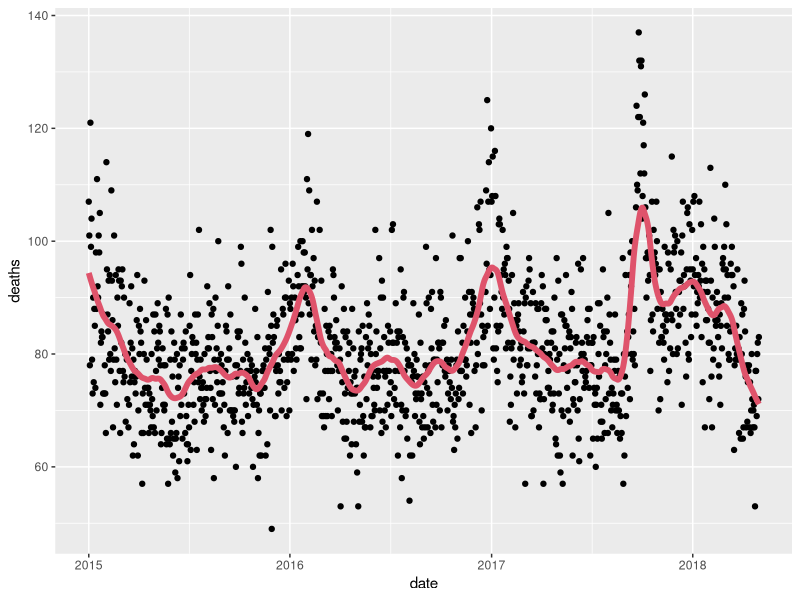
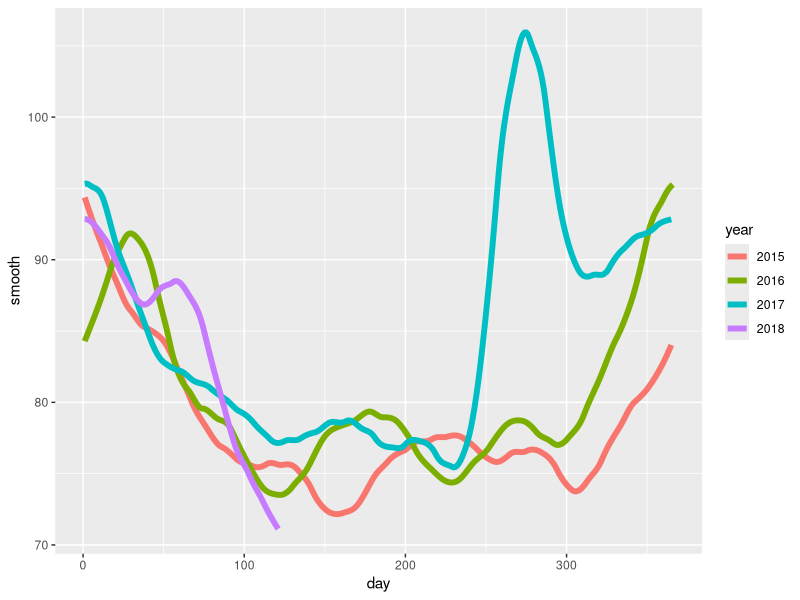

Source code (R) for these figures, in order:
## ---- chunk 1
knitr::opts_chunk$set(echo = TRUE)
## ---- chunk 2
library(tidyverse)
library(lubridate)
library(purrr)
library(pdftools)

fn <- system.file("extdata", "RD-Mortality-Report_2015-18-180531.pdf", package="dslabs")
dat <- map_df(str_split(pdf_text(fn), "\n"), function(s){
  s <- str_trim(s)
  header_index <- str_which(s, "2015")[1]
  tmp <- str_split(s[header_index], "\\s+", simplify = TRUE)
  month <- tmp[1]
  header <- tmp[-1]
  tail_index  <- str_which(s, "Total")
  n <- str_count(s, "\\d+")
  out <- c(1:header_index, which(n==1), which(n>=28), tail_index:length(s))
  s[-out] %>%
    str_remove_all("[^\\d\\s]") %>%
    str_trim() %>%
    str_split_fixed("\\s+", n = 6) %>%
    .[,1:5] %>%
    as_data_frame() %>% 
    setNames(c("day", header)) %>%
    mutate(month = month,
           day = as.numeric(day)) %>%
    gather(year, deaths, -c(day, month)) %>%
    mutate(deaths = as.numeric(deaths))
}) %>%
  mutate(month = recode(month, "JAN" = 1, "FEB" = 2, "MAR" = 3, "APR" = 4, "MAY" = 5, "JUN" = 6, 
                        "JUL" = 7, "AGO" = 8, "SEP" = 9, "OCT" = 10, "NOV" = 11, "DEC" = 12)) %>%
  mutate(date = make_date(year, month, day)) %>%
  filter(date <= "2018-05-01")

span <- 60 / as.numeric(diff(range(dat$date)))
fit <- dat %>% mutate(x = as.numeric(date)) %>% loess(deaths ~ x, data = ., span = span, degree = 1)

## ---- chunk 3
dat %>% mutate(smooth = predict(fit, as.numeric(date))) %>%
  ggplot() +
  geom_point(aes(date, deaths)) +
  geom_line(aes(date, smooth), lwd = 2, col = 2)


dat %>% 
  mutate(smooth = predict(fit, as.numeric(date)), day = yday(date), year = as.character(year(date))) %>%
  ggplot(aes(day, smooth, col = year)) +
  geom_line(lwd = 2)
